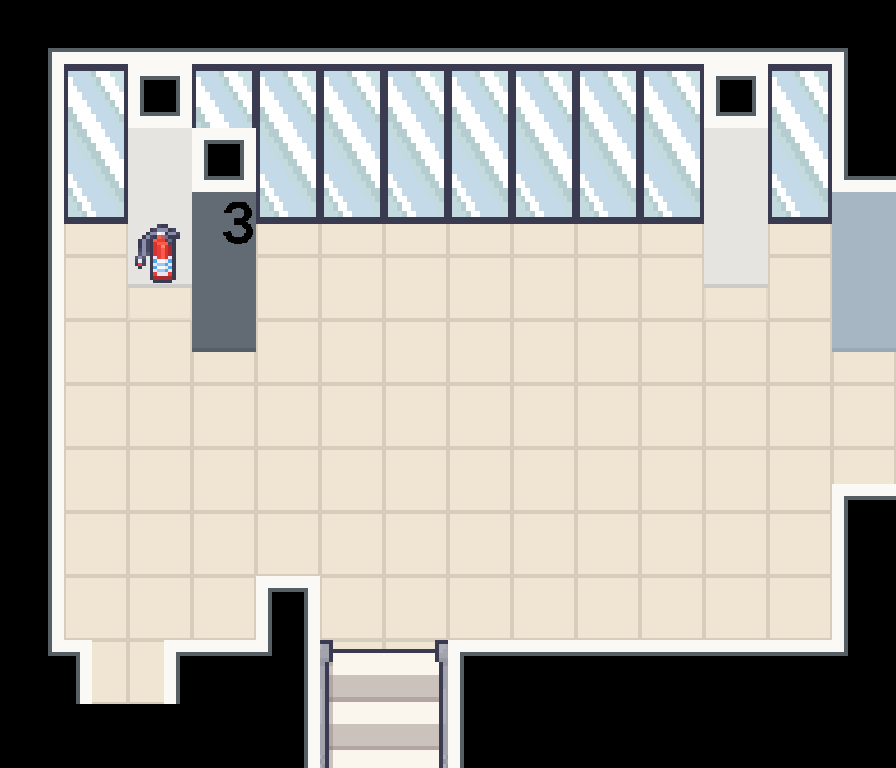

A level layout from a 2D game, rendered from its tile map. Below: a short description, then the map file with its tile-grid data intact:
An orthogonal 14x12 tile map with 64x64 px tiles, 2 tile layers (Floor, Furnishing), 2 tilesets and 17 objects (2x Player).

<map version="1.10" tiledversion="1.11.2" orientation="orthogonal" renderorder="right-down" width="14" height="12" tilewidth="64" tileheight="64" infinite="0" nextlayerid="6" nextobjectid="21">
 <properties>
  <property name="display_name" value="Level 3" />
  <property name="display_title" value="Annexe Building (L3)" />
 </properties>
 <tileset firstgid="1" name="LCB_indoor" tilewidth="64" tileheight="64" tilecount="1550" columns="25">
  <image source="../../graphics/tilesets/indoor.png" width="1600" height="3968" />
 </tileset>
 <tileset firstgid="1551" name="LCB_furnishing" tilewidth="64" tileheight="64" tilecount="1007" columns="19">
  <image source="../../graphics/tilesets/furnishing.png" width="1216" height="3392" />
 </tileset>
 <layer id="1" name="Floor" width="14" height="12">
  <data encoding="csv">
11,1153,1153,1153,1153,1153,1153,1153,1153,1153,1153,1153,1153,12,
1201,1178,113,1178,1178,1178,1178,1178,1178,1178,1178,113,1178,1205,
1201,1203,588,113,1203,1203,1203,1203,1203,1203,1203,588,1203,64,
1201,1228,613,1183,1228,1228,1228,1228,1228,1228,1228,613,1228,1033,
1201,25,638,1208,25,25,25,25,25,25,25,638,25,1058,
1201,25,25,1233,25,25,25,25,25,25,25,25,25,1083,
1201,25,25,25,25,25,25,25,25,25,25,25,25,25,
1201,25,25,25,25,25,25,25,25,25,25,25,25,390,
1201,25,25,25,25,25,25,25,25,25,25,25,25,1205,
1201,25,25,25,61,25,25,25,25,25,25,25,25,1205,
36,412,414,1278,39,1051,1052,89,1278,1278,1278,1278,1278,37,
0,0,0,0,1226,1076,1077,1230,0,0,0,0,0,0
</data>
 </layer>
 <layer id="2" name="Furnishing" width="14" height="12">
  <data encoding="csv">
0,0,0,0,0,0,0,0,0,0,0,0,0,0,
0,0,0,0,0,0,0,0,0,0,0,0,0,0,
0,0,0,0,0,0,0,0,0,0,0,0,0,0,
0,0,1566,1565,0,0,0,0,0,0,0,0,0,0,
0,0,1585,0,0,0,0,0,0,0,0,0,0,0,
0,0,0,0,0,0,0,0,0,0,0,0,0,0,
0,0,0,0,0,0,0,0,0,0,0,0,0,0,
0,0,0,0,0,0,0,0,0,0,0,0,0,0,
0,0,0,0,0,0,0,0,0,0,0,0,0,0,
0,0,0,0,0,0,0,0,0,0,0,0,0,0,
0,0,0,0,0,0,0,0,0,0,0,0,0,0,
0,0,0,0,0,0,0,0,0,0,0,0,0,0
</data>
 </layer>
 <objectgroup id="3" name="Entities">
  <object id="1" name="Player" x="256" y="448">
   <properties>
    <property name="direction" value="up" />
    <property name="pos" value="annexe_2" />
   </properties>
   <point />
  </object>
  <object id="2" name="Player" x="768" y="414">
   <properties>
    <property name="direction" value="left" />
    <property name="pos" value="annexe_3_theroof" />
   </properties>
   <point />
  </object>
 </objectgroup>
 <objectgroup id="4" name="Collisions">
  <object id="3" x="0" y="0.666667" width="896.667" height="155.333" />
  <object id="4" x="128" y="64" width="63.5" height="157" />
  <object id="5" x="191.25" y="127.5" width="63.5" height="157" />
  <object id="6" x="-1" y="-1" width="68" height="769" />
  <object id="7" x="-1" y="705" width="321" height="65" />
  <object id="8" x="-1" y="599.5" width="92" height="171" />
  <object id="9" x="164" y="598" width="156.5" height="171.5" />
  <object id="10" x="255.5" y="536" width="65" height="232.5" />
  <object id="11" x="447.5" y="596" width="513.5" height="172" />
  <object id="12" x="832" y="465.5" width="66" height="300" />
  <object id="13" x="832.5" y="-1" width="63" height="286" />
  <object id="14" x="704" y="63.3333" width="65.3333" height="157.333" />
 </objectgroup>
 <objectgroup id="5" name="Transition">
  <object id="15" x="80.3333" y="654" width="95.3333" height="5.33333">
   <properties>
    <property name="pos" value="annexe_3" />
    <property name="target" value="annexe_g" />
   </properties>
  </object>
  <object id="17" x="303.25" y="688.5" width="161.25" height="5">
   <properties>
    <property name="pos" value="annexe_3" />
    <property name="target" value="annexe_2" />
   </properties>
  </object>
  <object id="19" x="857" y="319.5" width="5.25" height="164">
   <properties>
    <property name="pos" value="annexe_3" />
    <property name="target" value="annexe_3_theroof" />
   </properties>
  </object>
 </objectgroup>
</map>
